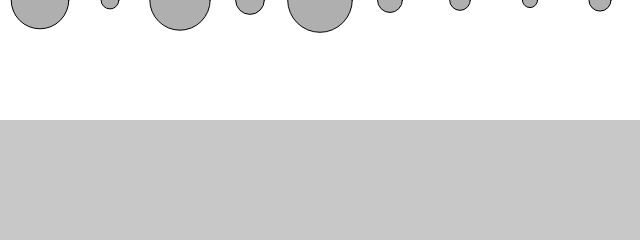
Frame 1 (no input)
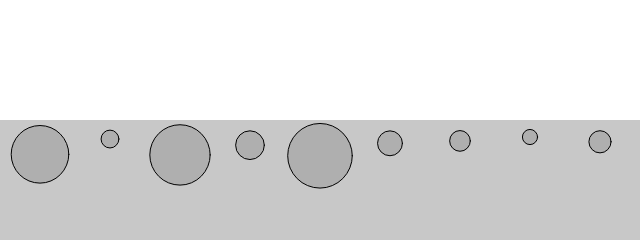
Frame 60 (no input)
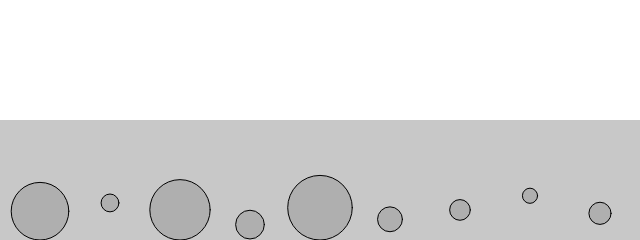
Frame 120 (the mouse pressed at the canvas centre since frame 60)

The p5.js sketch that drew these frames (run headless with seeded random() and noise() and a simulated clock; from frame 60 on, the mouse is pressed at the canvas centre):

// p5.js sketch
// ── sketch.js
// fd = −0.5 ∗ p ∗ sq(v)∗ A * Cd *  v. formula for drag force fd is -> above and v
//with ^ above. p and A are set to 1.

let movers = [];
let liquid;

function setup() {
  createCanvas(640, 240);

  for (let i = 0; i < 9; i++) {
    let mass = random(0.1, 5);
    movers[i] = new Mover(40 + i * 70, 0, mass);
  }

  liquid = new Liquid(0, height / 2, width, height / 2, 0.1);
}

function draw() {
  background(255);

  liquid.show();

  for (let m of movers) {
    if (liquid.contains(m)) {
      let dragForce = liquid.drag(m);
      m.applyForce(dragForce);
    }
    let gravity = createVector(0, 0.1 * m.mass);
    m.applyForce(gravity);

    m.show();
    m.update();
    m.checkEdges();
  }
}

// ── liquid.js
class Liquid {
  constructor(x, y, w, h, c) {
    this.x = x;
    this.y = y;
    this.w = w;
    this.h = h;
    this.c = c;
  }

  contains(mover) {
    // store the position in a different variable to make code more readable
    let pos = mover.pos;

    // This Boolean expression determines if the position vector is contained         within the rectangle defined by the Liquid class
    return (
      pos.x > this.x &&
      pos.x < this.x + this.w &&
      pos.y > this.y &&
      pos.y < this.y + this.h
    );
  }

  drag(mover) {
    let speed = mover.vel.mag();
    let dragMagnitude = this.c * speed * speed; // magnitude formula

    let dragForce = mover.vel.copy();
    dragForce.mult(-1); //direction formula

    dragForce.setMag(dragMagnitude); //magnitude and direction together.

    return dragForce;
  }

  show() {
    noStroke();
    fill(200);
    rect(this.x, this.y, this.w, this.h);
  }
}

// ── mover.js
class Mover {
  constructor(x, y, mass) {
    this.pos = createVector(x, y);
    this.vel = createVector(0, 0);
    this.acc = createVector(0, 0);
    this.mass = mass;
    this.r = this.mass * 8; //diameter is this.mass * 16, dus r is
  }

  applyForce(force) {
    let f = p5.Vector.div(force, this.mass);
    this.acc.add(f);
  }

  contactEdge() {
    return this.pos.y > height - this.r - 1;
  }

  frictionF(c) {
    if (this.contactEdge()) {
      let normal1 = this.mass;
      let frictionMag = c * normal1;

      let friction = this.vel.copy();
      friction.normalize();
      friction.mult(-1);

      friction.mult(frictionMag);

      this.applyForce(friction);
    }
  }
  
 

  checkEdges() {
    let bounce = 0.9;

    if (this.pos.x >= width - this.r) {
      this.pos.x = width - this.r;
      this.vel.x *= -bounce;
    } else if (this.pos.x <= this.r) {
      this.pos.x = this.r;
      this.vel.x *= -bounce;
    }

    if (this.pos.y > height - this.r - 1) {
      this.pos.y = height - this.r;
      this.vel.y *= -bounce;
    }
  }

  update() {
    this.vel.add(this.acc);
    this.pos.add(this.vel);
    this.acc.mult(0);
  }

  show() {
    stroke(0);
    fill(175);
    circle(this.pos.x, this.pos.y, this.r * 2);
  }
}
